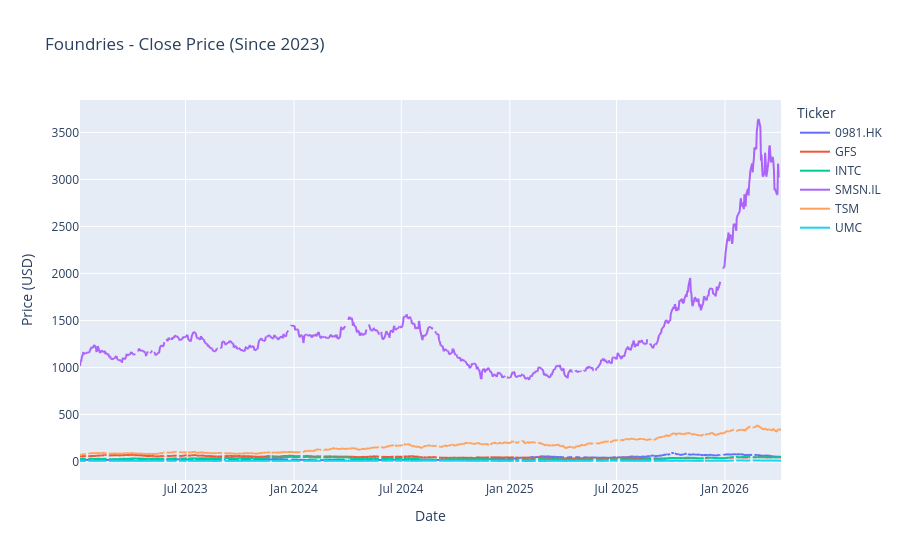
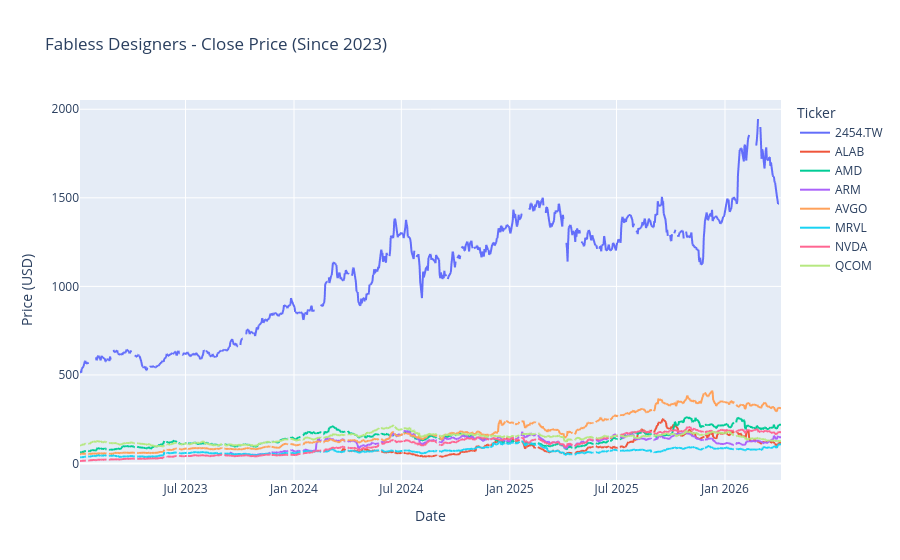
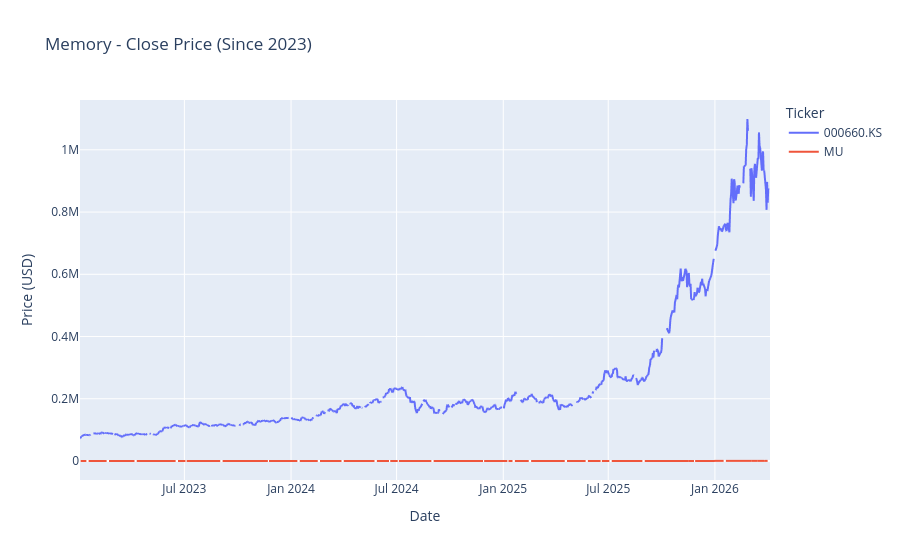
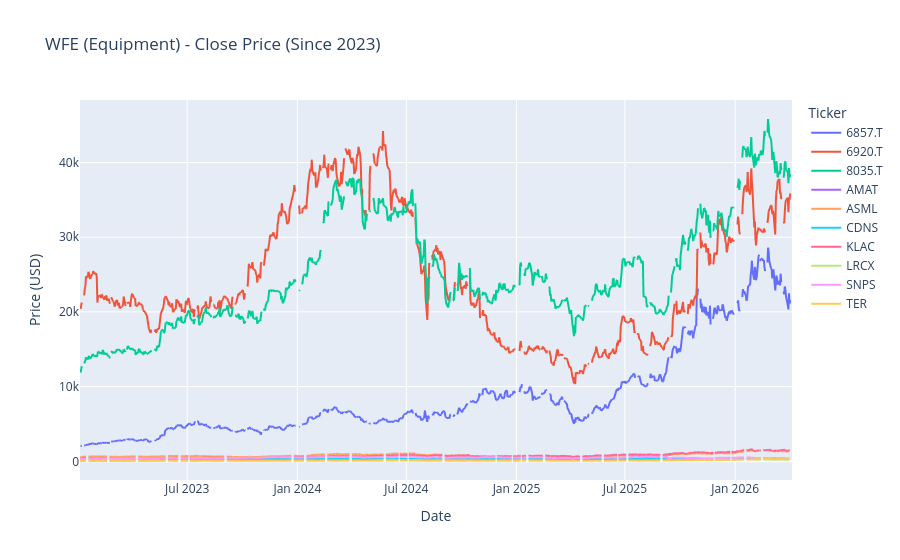

The code cell stored with these charts, in order, in its notebook:
### Markdown cell above
### DATA ACQUISITION

### Code cell
import sys
sys.path.append('..')
import numpy as np
import pandas as pd
import yfinance as yf
import plotly.express as px
import matplotlib.pyplot as plt
import networkx as nx
from py_scripts.project2 import financial_layer as fl

foundries = {
    "TSM": "Taiwan Semiconductor Manufacturing Company Limited",
    "SMSN.IL": "Samsung Electronics Co., Ltd.",
    "INTC": "Intel Corporation",
    "UMC": "United Microelectronics Corporation",
    "GFS": "GlobalFoundries Inc.",
    "0981.HK": "Semiconductor Manufacturing International Corporation",
}

fabless_designers = {
    "NVDA": "NVIDIA Corporation",
    "AMD": "Advanced Micro Devices, Inc.",
    "AVGO": "Broadcom Inc.",
    "ARM": "Arm Holdings plc",
    "QCOM": "QUALCOMM Incorporated",
    "2454.TW": "MediaTek Inc.",
    "MRVL": "Marvell Technology, Inc.",
    "ALAB": "Astera Labs, Inc.",
}

memory = {
    "MU": "Micron Technology, Inc.",
    "000660.KS": "SK Hynix Inc.",
}

wfe = {
    "ASML": "ASML Holding N.V.",
    "AMAT": "Applied Materials, Inc.",
    "LRCX": "Lam Research Corporation",
    "KLAC": "KLA Corporation",
    "8035.T": "Tokyo Electron Limited",
    "6857.T": "Advantest Corporation",
    "TER": "Teradyne, Inc.",
    "6920.T": "Lasertec Corporation",
    "SNPS": "Synopsys, Inc.",
    "CDNS": "Cadence Design Systems, Inc.",
}

osat_packaging = {
    "3711.TW": "ASE Technology Holding Co., Ltd.",
    "AMKR": "Amkor Technology, Inc.",
    "042700.KS": "Hanmi Semiconductor Co., Ltd.",
}

analog_auto_power = {
    "TXN": "Texas Instruments Incorporated",
    "ADI": "Analog Devices, Inc.",
    "NXPI": "NXP Semiconductors N.V.",
    "STNE": "STMicroelectronics N.V.",
    "ON": "ON Semiconductor Corporation",
    "IFX.DE": "Infineon Technologies AG",
    "MCHP": "Microchip Technology Incorporated"
}

# Organize spheres
spheres = {
    "Foundries": foundries,
    "Fabless Designers": fabless_designers,
    "Memory": memory,
    "WFE (Equipment)": wfe,
    "OSAT & Packaging": osat_packaging,
    "Analog/Auto/Power": analog_auto_power,
}

# Download and visualize each sphere
for sphere_name, tickers_dict in spheres.items():
    data = yf.download(list(tickers_dict.keys()), start="2023-01-01", progress=False)['Close']
    
    fig = px.line(data, x=data.index, y=data.columns,
                  title=f'{sphere_name} - Close Price (Since 2023)',
                  labels={'value': 'Close Price (USD)', 'variable': 'Ticker'})
    fig.update_layout(xaxis_title='Date', yaxis_title='Price (USD)')
    fig.show()

### Figure 1 — Plotly figure (JSON) as saved in the notebook; plotly's stock layout.template omitted (floating-point values rounded to 4 significant figures; data arrays with more than 128 entries replaced by an {"elided": "..."} marker saying what was removed)
{"data": [{"hovertemplate": "Ticker=0981.HK<br>Date=%{x}<br>Close Price (USD)=%{y}<extra></extra>", "legendgroup": "0981.HK", "line": {"color": "#636efa", "dash": "solid"}, "marker": {"symbol": "circle"}, "mode": "lines", "name": "0981.HK", "showlegend": true, "type": "scattergl", "x": {"elided": "840 str values"}, "xaxis": "x", "y": {"elided": "840 float values"}, "yaxis": "y"}, {"hovertemplate": "Ticker=GFS<br>Date=%{x}<br>Close Price (USD)=%{y}<extra></extra>", "legendgroup": "GFS", "line": {"color": "#EF553B", "dash": "solid"}, "marker": {"symbol": "circle"}, "mode": "lines", "name": "GFS", "showlegend": true, "type": "scattergl", "x": {"elided": "840 str values"}, "xaxis": "x", "y": {"elided": "840 float values"}, "yaxis": "y"}, {"hovertemplate": "Ticker=INTC<br>Date=%{x}<br>Close Price (USD)=%{y}<extra></extra>", "legendgroup": "INTC", "line": {"color": "#00cc96", "dash": "solid"}, "marker": {"symbol": "circle"}, "mode": "lines", "name": "INTC", "showlegend": true, "type": "scattergl", "x": {"elided": "840 str values"}, "xaxis": "x", "y": {"elided": "840 float values"}, "yaxis": "y"}, {"hovertemplate": "Ticker=SMSN.IL<br>Date=%{x}<br>Close Price (USD)=%{y}<extra></extra>", "legendgroup": "SMSN.IL", "line": {"color": "#ab63fa", "dash": "solid"}, "marker": {"symbol": "circle"}, "mode": "lines", "name": "SMSN.IL", "showlegend": true, "type": "scattergl", "x": {"elided": "840 str values"}, "xaxis": "x", "y": {"elided": "840 float values"}, "yaxis": "y"}, {"hovertemplate": "Ticker=TSM<br>Date=%{x}<br>Close Price (USD)=%{y}<extra></extra>", "legendgroup": "TSM", "line": {"color": "#FFA15A", "dash": "solid"}, "marker": {"symbol": "circle"}, "mode": "lines", "name": "TSM", "showlegend": true, "type": "scattergl", "x": {"elided": "840 str values"}, "xaxis": "x", "y": {"elided": "840 float values"}, "yaxis": "y"}, {"hovertemplate": "Ticker=UMC<br>Date=%{x}<br>Close Price (USD)=%{y}<extra></extra>", "legendgroup": "UMC", "line": {"color": "#19d3f3", "dash": "solid"}, "marker": {"symbol": "circle"}, "mode": "lines", "name": "UMC", "showlegend": true, "type": "scattergl", "x": {"elided": "840 str values"}, "xaxis": "x", "y": {"elided": "840 float values"}, "yaxis": "y"}], "layout": {"legend": {"title": {"text": "Ticker"}, "tracegroupgap": 0}, "title": {"text": "Foundries - Close Price (Since 2023)"}, "xaxis": {"anchor": "y", "domain": [0, 1], "title": {"text": "Date"}}, "yaxis": {"anchor": "x", "domain": [0, 1], "title": {"text": "Price (USD)"}}}}

### Figure 2 — Plotly figure (JSON) as saved in the notebook; plotly's stock layout.template omitted (floating-point values rounded to 4 significant figures; data arrays with more than 128 entries replaced by an {"elided": "..."} marker saying what was removed)
{"data": [{"hovertemplate": "Ticker=2454.TW<br>Date=%{x}<br>Close Price (USD)=%{y}<extra></extra>", "legendgroup": "2454.TW", "line": {"color": "#636efa", "dash": "solid"}, "marker": {"symbol": "circle"}, "mode": "lines", "name": "2454.TW", "showlegend": true, "type": "scattergl", "x": {"elided": "844 str values"}, "xaxis": "x", "y": {"elided": "844 float values"}, "yaxis": "y"}, {"hovertemplate": "Ticker=ALAB<br>Date=%{x}<br>Close Price (USD)=%{y}<extra></extra>", "legendgroup": "ALAB", "line": {"color": "#EF553B", "dash": "solid"}, "marker": {"symbol": "circle"}, "mode": "lines", "name": "ALAB", "showlegend": true, "type": "scattergl", "x": {"elided": "844 str values"}, "xaxis": "x", "y": {"elided": "844 float values"}, "yaxis": "y"}, {"hovertemplate": "Ticker=AMD<br>Date=%{x}<br>Close Price (USD)=%{y}<extra></extra>", "legendgroup": "AMD", "line": {"color": "#00cc96", "dash": "solid"}, "marker": {"symbol": "circle"}, "mode": "lines", "name": "AMD", "showlegend": true, "type": "scattergl", "x": {"elided": "844 str values"}, "xaxis": "x", "y": {"elided": "844 float values"}, "yaxis": "y"}, {"hovertemplate": "Ticker=ARM<br>Date=%{x}<br>Close Price (USD)=%{y}<extra></extra>", "legendgroup": "ARM", "line": {"color": "#ab63fa", "dash": "solid"}, "marker": {"symbol": "circle"}, "mode": "lines", "name": "ARM", "showlegend": true, "type": "scattergl", "x": {"elided": "844 str values"}, "xaxis": "x", "y": {"elided": "844 float values"}, "yaxis": "y"}, {"hovertemplate": "Ticker=AVGO<br>Date=%{x}<br>Close Price (USD)=%{y}<extra></extra>", "legendgroup": "AVGO", "line": {"color": "#FFA15A", "dash": "solid"}, "marker": {"symbol": "circle"}, "mode": "lines", "name": "AVGO", "showlegend": true, "type": "scattergl", "x": {"elided": "844 str values"}, "xaxis": "x", "y": {"elided": "844 float values"}, "yaxis": "y"}, {"hovertemplate": "Ticker=MRVL<br>Date=%{x}<br>Close Price (USD)=%{y}<extra></extra>", "legendgroup": "MRVL", "line": {"color": "#19d3f3", "dash": "solid"}, "marker": {"symbol": "circle"}, "mode": "lines", "name": "MRVL", "showlegend": true, "type": "scattergl", "x": {"elided": "844 str values"}, "xaxis": "x", "y": {"elided": "844 float values"}, "yaxis": "y"}, {"hovertemplate": "Ticker=NVDA<br>Date=%{x}<br>Close Price (USD)=%{y}<extra></extra>", "legendgroup": "NVDA", "line": {"color": "#FF6692", "dash": "solid"}, "marker": {"symbol": "circle"}, "mode": "lines", "name": "NVDA", "showlegend": true, "type": "scattergl", "x": {"elided": "844 str values"}, "xaxis": "x", "y": {"elided": "844 float values"}, "yaxis": "y"}, {"hovertemplate": "Ticker=QCOM<br>Date=%{x}<br>Close Price (USD)=%{y}<extra></extra>", "legendgroup": "QCOM", "line": {"color": "#B6E880", "dash": "solid"}, "marker": {"symbol": "circle"}, "mode": "lines", "name": "QCOM", "showlegend": true, "type": "scattergl", "x": {"elided": "844 str values"}, "xaxis": "x", "y": {"elided": "844 float values"}, "yaxis": "y"}], "layout": {"legend": {"title": {"text": "Ticker"}, "tracegroupgap": 0}, "title": {"text": "Fabless Designers - Close Price (Since 2023)"}, "xaxis": {"anchor": "y", "domain": [0, 1], "title": {"text": "Date"}}, "yaxis": {"anchor": "x", "domain": [0, 1], "title": {"text": "Price (USD)"}}}}

### Figure 3 — Plotly figure (JSON) as saved in the notebook; plotly's stock layout.template omitted (floating-point values rounded to 4 significant figures; data arrays with more than 128 entries replaced by an {"elided": "..."} marker saying what was removed)
{"data": [{"hovertemplate": "Ticker=000660.KS<br>Date=%{x}<br>Close Price (USD)=%{y}<extra></extra>", "legendgroup": "000660.KS", "line": {"color": "#636efa", "dash": "solid"}, "marker": {"symbol": "circle"}, "mode": "lines", "name": "000660.KS", "showlegend": true, "type": "scattergl", "x": {"elided": "843 str values"}, "xaxis": "x", "y": {"elided": "843 float values"}, "yaxis": "y"}, {"hovertemplate": "Ticker=MU<br>Date=%{x}<br>Close Price (USD)=%{y}<extra></extra>", "legendgroup": "MU", "line": {"color": "#EF553B", "dash": "solid"}, "marker": {"symbol": "circle"}, "mode": "lines", "name": "MU", "showlegend": true, "type": "scattergl", "x": {"elided": "843 str values"}, "xaxis": "x", "y": {"elided": "843 float values"}, "yaxis": "y"}], "layout": {"legend": {"title": {"text": "Ticker"}, "tracegroupgap": 0}, "title": {"text": "Memory - Close Price (Since 2023)"}, "xaxis": {"anchor": "y", "domain": [0, 1], "title": {"text": "Date"}}, "yaxis": {"anchor": "x", "domain": [0, 1], "title": {"text": "Price (USD)"}}}}

### Figure 4 — Plotly figure (JSON) as saved in the notebook; plotly's stock layout.template omitted (floating-point values rounded to 4 significant figures; data arrays with more than 128 entries replaced by an {"elided": "..."} marker saying what was removed)
{"data": [{"hovertemplate": "Ticker=6857.T<br>Date=%{x}<br>Close Price (USD)=%{y}<extra></extra>", "legendgroup": "6857.T", "line": {"color": "#636efa", "dash": "solid"}, "marker": {"symbol": "circle"}, "mode": "lines", "name": "6857.T", "showlegend": true, "type": "scattergl", "x": {"elided": "846 str values"}, "xaxis": "x", "y": {"elided": "846 float values"}, "yaxis": "y"}, {"hovertemplate": "Ticker=6920.T<br>Date=%{x}<br>Close Price (USD)=%{y}<extra></extra>", "legendgroup": "6920.T", "line": {"color": "#EF553B", "dash": "solid"}, "marker": {"symbol": "circle"}, "mode": "lines", "name": "6920.T", "showlegend": true, "type": "scattergl", "x": {"elided": "846 str values"}, "xaxis": "x", "y": {"elided": "846 float values"}, "yaxis": "y"}, {"hovertemplate": "Ticker=8035.T<br>Date=%{x}<br>Close Price (USD)=%{y}<extra></extra>", "legendgroup": "8035.T", "line": {"color": "#00cc96", "dash": "solid"}, "marker": {"symbol": "circle"}, "mode": "lines", "name": "8035.T", "showlegend": true, "type": "scattergl", "x": {"elided": "846 str values"}, "xaxis": "x", "y": {"elided": "846 float values"}, "yaxis": "y"}, {"hovertemplate": "Ticker=AMAT<br>Date=%{x}<br>Close Price (USD)=%{y}<extra></extra>", "legendgroup": "AMAT", "line": {"color": "#ab63fa", "dash": "solid"}, "marker": {"symbol": "circle"}, "mode": "lines", "name": "AMAT", "showlegend": true, "type": "scattergl", "x": {"elided": "846 str values"}, "xaxis": "x", "y": {"elided": "846 float values"}, "yaxis": "y"}, {"hovertemplate": "Ticker=ASML<br>Date=%{x}<br>Close Price (USD)=%{y}<extra></extra>", "legendgroup": "ASML", "line": {"color": "#FFA15A", "dash": "solid"}, "marker": {"symbol": "circle"}, "mode": "lines", "name": "ASML", "showlegend": true, "type": "scattergl", "x": {"elided": "846 str values"}, "xaxis": "x", "y": {"elided": "846 float values"}, "yaxis": "y"}, {"hovertemplate": "Ticker=CDNS<br>Date=%{x}<br>Close Price (USD)=%{y}<extra></extra>", "legendgroup": "CDNS", "line": {"color": "#19d3f3", "dash": "solid"}, "marker": {"symbol": "circle"}, "mode": "lines", "name": "CDNS", "showlegend": true, "type": "scattergl", "x": {"elided": "846 str values"}, "xaxis": "x", "y": {"elided": "846 float values"}, "yaxis": "y"}, {"hovertemplate": "Ticker=KLAC<br>Date=%{x}<br>Close Price (USD)=%{y}<extra></extra>", "legendgroup": "KLAC", "line": {"color": "#FF6692", "dash": "solid"}, "marker": {"symbol": "circle"}, "mode": "lines", "name": "KLAC", "showlegend": true, "type": "scattergl", "x": {"elided": "846 str values"}, "xaxis": "x", "y": {"elided": "846 float values"}, "yaxis": "y"}, {"hovertemplate": "Ticker=LRCX<br>Date=%{x}<br>Close Price (USD)=%{y}<extra></extra>", "legendgroup": "LRCX", "line": {"color": "#B6E880", "dash": "solid"}, "marker": {"symbol": "circle"}, "mode": "lines", "name": "LRCX", "showlegend": true, "type": "scattergl", "x": {"elided": "846 str values"}, "xaxis": "x", "y": {"elided": "846 float values"}, "yaxis": "y"}, {"hovertemplate": "Ticker=SNPS<br>Date=%{x}<br>Close Price (USD)=%{y}<extra></extra>", "legendgroup": "SNPS", "line": {"color": "#FF97FF", "dash": "solid"}, "marker": {"symbol": "circle"}, "mode": "lines", "name": "SNPS", "showlegend": true, "type": "scattergl", "x": {"elided": "846 str values"}, "xaxis": "x", "y": {"elided": "846 float values"}, "yaxis": "y"}, {"hovertemplate": "Ticker=TER<br>Date=%{x}<br>Close Price (USD)=%{y}<extra></extra>", "legendgroup": "TER", "line": {"color": "#FECB52", "dash": "solid"}, "marker": {"symbol": "circle"}, "mode": "lines", "name": "TER", "showlegend": true, "type": "scattergl", "x": {"elided": "846 str values"}, "xaxis": "x", "y": {"elided": "846 float values"}, "yaxis": "y"}], "layout": {"legend": {"title": {"text": "Ticker"}, "tracegroupgap": 0}, "title": {"text": "WFE (Equipment) - Close Price (Since 2023)"}, "xaxis": {"anchor": "y", "domain": [0, 1], "title": {"text": "Date"}}, "yaxis": {"anchor": "x", "domain": [0, 1], "title": {"text": "Price (USD)"}}}}
